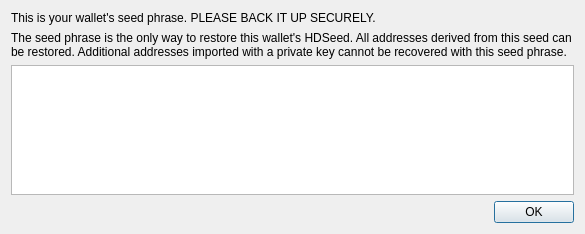
<?xml version="1.0" encoding="UTF-8"?>
<ui version="4.0">
 <class>OpenPhraseDialog</class>
 <widget class="QDialog" name="OpenPhraseDialog">
  <property name="geometry">
   <rect>
    <x>0</x>
    <y>0</y>
    <width>585</width>
    <height>234</height>
   </rect>
  </property>
  <property name="windowTitle">
   <string>Seed Phrase</string>
  </property>
  <layout class="QVBoxLayout" name="verticalLayout">
   <item>
    <widget class="QLabel" name="label">
     <property name="text">
      <string>This is your wallet's seed phrase. PLEASE BACK IT UP SECURELY.</string>
     </property>
     <property name="wordWrap">
      <bool>true</bool>
     </property>
    </widget>
   </item>
   <item>
    <widget class="QLabel" name="label_3">
     <property name="text">
      <string>The seed phrase is the only way to restore this wallet's HDSeed. All addresses derived from this seed can be restored. Additional addresses imported with a private key cannot be recovered with this seed phrase.</string>
     </property>
     <property name="wordWrap">
      <bool>true</bool>
     </property>
    </widget>
   </item>
   <item>
    <widget class="QPlainTextEdit" name="txtPhrase"/>
   </item>
   <item>
    <widget class="QDialogButtonBox" name="buttonBox">
     <property name="orientation">
      <enum>Qt::Horizontal</enum>
     </property>
     <property name="standardButtons">
      <set>QDialogButtonBox::Ok</set>
     </property>
    </widget>
   </item>
  </layout>
 </widget>
 <resources/>
 <connections>
  <connection>
   <sender>buttonBox</sender>
   <signal>accepted()</signal>
   <receiver>OpenPhraseDialog</receiver>
   <slot>accept()</slot>
   <hints>
    <hint type="sourcelabel">
     <x>248</x>
     <y>254</y>
    </hint>
    <hint type="destinationlabel">
     <x>157</x>
     <y>274</y>
    </hint>
   </hints>
  </connection>
  <connection>
   <sender>buttonBox</sender>
   <signal>rejected()</signal>
   <receiver>OpenPhraseDialog</receiver>
   <slot>reject()</slot>
   <hints>
    <hint type="sourcelabel">
     <x>316</x>
     <y>260</y>
    </hint>
    <hint type="destinationlabel">
     <x>286</x>
     <y>274</y>
    </hint>
   </hints>
  </connection>
 </connections>
</ui>
